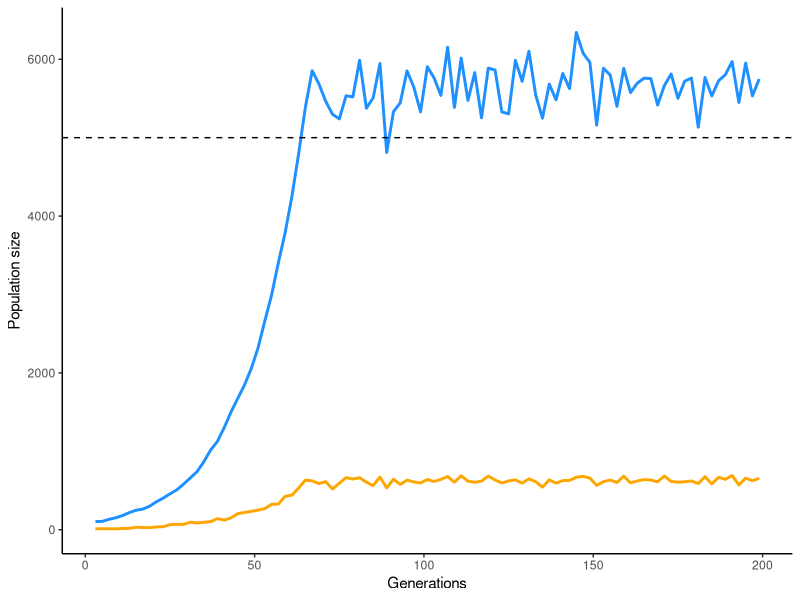

Source code (R):
#####################################################################################
# Morgan Sparks
# 03/03/2021 msparks1309@gmail.com

# Script to make a population of fish that starts with 100 individuals and grows 
# until carrying capacity 5000, with births, deaths, and emigration (maybe)

#####################################################################################
library(ggplot2)
#------- initialize population

current_river <- data.frame(fish = 1:100, year = 1, emigrate = 0, birth = 0, death = 0)

# 10% chance of emigration
emigrate_draw <-  c(rep(0,9), 1)

#65% chance of replacement, 15% of doubling, 10% of tripling, 10% of not at all
birth_draw <- c(rep(1,65), rep(2,15), rep(3, 10), rep(0,10))


#------- emigrate function

emigrate <-  function(current_river){
  for(i in 1:nrow(current_river)) {
    current_river[i,3] <- sample(emigrate_draw, size = 1, replace = TRUE)
  }
  return(current_river)
}

#------- density dependence

density_dependence <- function(current_river){
  pop_size <- nrow(current_river) # make pop size = to length of pop
  k <-round(rnorm(1, mean = 5000, sd = 250),0) # K is a random draw from normal dist w/ mean 5000 and sd 250
  
  if(pop_size > k){
    number_to_kill <-pop_size - k # get number of individuals to kill
    individuals_to_kill <- sample(1:pop_size, size = number_to_kill, replace = FALSE)
    
    # kill individuals in current river that match those in individuals to kill
    current_river[individuals_to_kill,5]  <- 1
  }
  return(current_river)
}

#------- birth function

make_baby <- function(current_river){
  for(i in 1:nrow(current_river)){
    #only do individuals that haven't died
    if(current_river[i,5] == 0){
    current_river[i,4] <- sample(birth_draw, size = 1, replace = TRUE)
    }
  }
  return(current_river)
}



#####################################################################################
# execute the ibm


#------- run for 100 gens
current_river <- data.frame(fish = 1:100, year = 1, emigrate = 0, birth = 0, death = 0)
gens <- seq(from = 3, to = 201, by = 2)
emigrants <- NULL
census <- current_river

for(j in gens){
  #------- emigration
 
  current_river <- emigrate(current_river)
  emigrants <- rbind(emigrants, current_river[current_river[,3]==1,]) # add emigrants to emigrant dataframe
  current_river <- current_river[current_river[,3]==0,] #drop individuals tha emigrated
  
  #------- density dependence
  current_river <- density_dependence(current_river)
  
  #------ births
  current_river <- make_baby(current_river)
  
  #------ add individuals to census, add babies to next gen, add gen
  census <- rbind(census, current_river)
  #remake current river based on sum of births 
  current_river <- data.frame(fish = 1:sum(current_river[,4]), year = j, emigrate = 0, birth = 0, death = 0)
  
}
census_summary <- NULL
for (i in gens){
  pop <- census[census[,2] == i, ]
  ems <- emigrants[emigrants[,2]==i, ]
  pop.size <- c(year = i, n = nrow(pop), ems = nrow(ems))
  census_summary <- rbind(census_summary, pop.size)
}
census_summary <-data.frame(census_summary)


ggplot(data = census_summary[1:99,]) +
  geom_line(aes(x = year, y = n), color = "dodgerblue", size =1) +
  geom_line(aes(x =year, y = ems), color = "orange", size =1 ) +
  geom_hline(yintercept = 5000, linetype = "dashed" ) +
  labs( x ="Generations", y = "Population size") +
  theme_classic()

